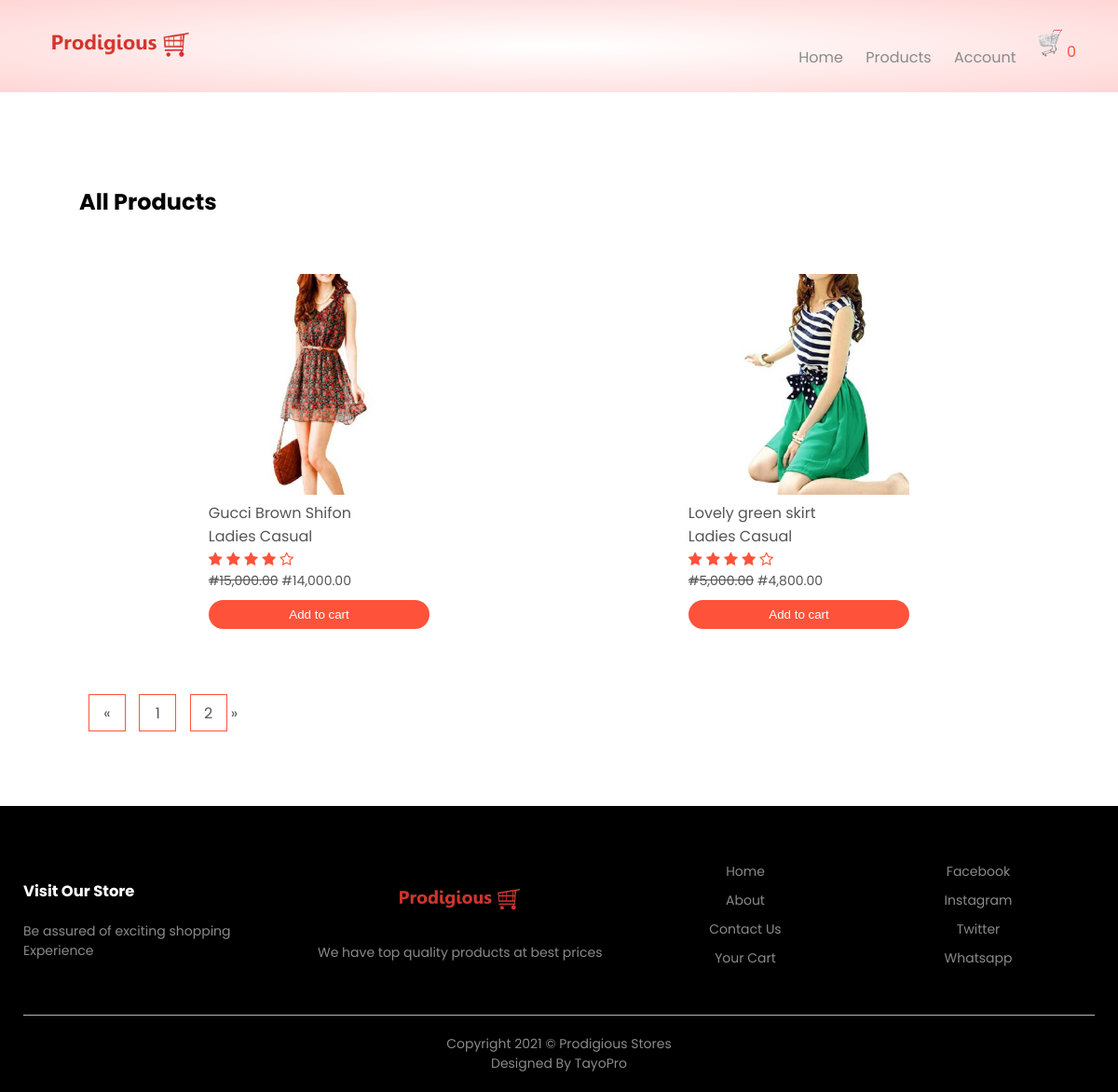
The page /product/1/ladies-casual on the database its author committed.
### home/models.py (models this page shows, shortened)
class Setting(models.Model):
    STATUS =(
        ('True', 'True'),
        ('False', 'False'),
    )
    title = models.CharField(max_length=100)
    keywords = models.CharField(max_length=255)
    description = models.CharField(max_length=255, null=True)
    company = models.CharField(max_length=50, null=True)
    address = models.CharField( max_length=100)
    phone = models.CharField( null=True, max_length=15)
    email = models.CharField(blank=True, max_length=50)
    icon = models.ImageField(blank=True,null=True,  upload_to='images/')
    logo = models.ImageField(blank=True,null=True, upload_to='images/')
    cart_icon = models.ImageField(blank=True,null=True, upload_to='images/')
    menu_icon = models.ImageField(blank=True,null=True, upload_to='images/')
    facebook = models.CharField(blank=True, max_length=50)
    instagram = models.CharField(blank=True, max_length=50)
    twitter = models.CharField(blank=True, max_length=50)
    created_at = models.DateTimeField(auto_now_add=True)
    updated_at = models.DateTimeField(auto_now=True)
    about =RichTextUploadingField(blank=True)
    about2 =RichTextUploadingField(blank=True)
    contact =RichTextUploadingField(blank=True)
    status = models.CharField(max_length=10, choices=STATUS)

### product/models.py (models this page shows, shortened)
class Product(models.Model):
    STATUS =(
        ('True', 'True'),
        ('False', 'False'),
    )
    AVAILABLE =(
        ('In Stock', 'In Stock'),
        ('Out Of Stock', 'Out Of Stock'),
        ('ReStocked', 'ReStocked'),
    )
    category = models.ForeignKey(Category, on_delete=models.DO_NOTHING)
    title = models.CharField(max_length=150, blank=True)
    keywords = models.CharField(max_length=255)
    description = models.CharField(max_length=255)
    image= models.ImageField(blank=True, upload_to='images/')
    price = models.FloatField(null=True, blank=True)
    sizes = models.CharField(max_length=30, null=True, default='Large')
    discount_price= models.FloatField(blank=True, null=True)
    available= models.CharField(choices=AVAILABLE, max_length=15, default='In Stock')
    quantity_instock = models.IntegerField(null=True, blank=True, default=1000)
    minquantity = models.IntegerField(blank=True)
    amount = models.IntegerField(null=True, blank=True)
    status = models.CharField(max_length=10, choices=STATUS)
    slug = models.SlugField(null=False, unique=True)
    created_at = models.DateTimeField(auto_now_add=True)
    updated_at = models.DateTimeField(auto_now=True)
    featured = models.BooleanField(blank=True)
    latest = models.BooleanField(blank=True)
    banner = models.BooleanField(blank=True)
    offer = models.BooleanField(blank=True)
    detail = RichTextUploadingField()
    def image_tag(self):
        return mark_safe('<img src="{}" height="50"/>'.format(self.image.url))
    image_tag.short_description = 'Image'

class Category(models.Model):
    STATUS =(
        ('True', 'True'),
        ('False', 'False'),
    )
    title = models.CharField(max_length=150)
    image = models.ImageField(blank=True, upload_to='images/')
    status = models.CharField(max_length=10, choices=STATUS)
    slug = models.SlugField(null=False, unique=True)
    created_at = models.DateTimeField(auto_now_add=True)
    def __str__(self):
        return self.title

### home/views.py (the view)
# urls.py: path('product/<str:id>/<slug:slug>', views.product_list, name='product_list'),
def product_list(request,id,slug):
    setting= Setting.objects.get(pk=1)
    category = Category.objects.all()
    catdata= Category.objects.get(pk=id)
    products = Product.objects.filter(category__id=id)
    paginator = Paginator(products,2)
    page= request.GET.get('page')
    paged_products = paginator.get_page(page)
    context= {
                'setting': setting,
                'category': category,
                'catdata': catdata,
                'products': paged_products,
    }
    return render(request, 'products.html', context)

### home/context_processor.py (called while the page is built)
def cartcount(request):
    cartcount = ShopCart.objects.filter(order_placed=False).filter(user__username=request.user.username)
    total_quantity = 0
    for item in cartcount:
        total_quantity += item.quantity
    context = {'itemcount':total_quantity}
    return context

### home/templates/products.html (shortened to what this page needs)
{% extends 'base.html' %}
{% load humanize %}
    {% block header %} {% include "prod-header.html" %} {% endblock header %}
    {% block content %}
    <div class="small-container">
        <div class="row row-2">
            <h2>All {{product.category}} Products</h2>
        </div>
        <div class="row">
            {% if products %}
                {% for item in products %}
                    <div class="col-4">
                        <a href="{% url 'prod_detail' item.id item.slug %}"><img src="{{ item.image.url}}"></a>
                        <a href="{% url 'prod_detail' item.id item.slug %}"><h4>{{item.title}}</h4></a>
                        <a href="{% url 'prod_detail' item.id item.slug %}" class="category">{{item.category}}</a>
                        <div class="rating">
                            <i class="fa fa-star"></i>
                            <i class="fa fa-star"></i>
                            <i class="fa fa-star"></i>
                            <i class="fa fa-star"></i>
                            <i class="fa fa-star-o"></i>
                        </div>
                        <p class="price">
                            {% if item.discount_price %}
                                <del>#{{item.price | floatformat:2 | intcomma}}</del>
                                <span>#{{ item.discount_price | floatformat:2 | intcomma }}</span>
                            {% else %}
                                <span>#{{ item.price | floatformat:2 | intcomma}}</span>
                            {% endif %}
                        </p>
                        <form action="{% url 'order:addtoshopcart' %}" method="POST">
                            <button class="buttons" type="submit">Add to cart</button>
                        </form>
                    </div>
                {% endfor %}
            {% endif %}
        </div>
        <div class="page-buttons">
            {% if products.has_other_pages %}
                {% if products.has_previous %}
                    <a href="?page={{products.previous_page_number}}">&laquo;</a>
                {% else %}
                    <span><a>&laquo;</a></span>
                {% endif %}
                {% for item in products.paginator.page_range %}
                    {% if products.number == item %}
                        <span><a>{{item}}</a></span>
                    {% else %}
                        <span><a href="?page={{item}}">{{item}}</a></span>
                    {% endif %}
                {% endfor %}
                {% if products.has_next %}
                    <a href="?page={{products.next_page_number}}">&raquo;</a>
                {% else %}
                    <span><a>&raquo;</a></span>
                {% endif %}
            {% endif %}
        </div>
    </div>
    {% endblock content %}
    {% block footer %}  {% include "footer.html" %} {% endblock footer %}

### home/templates/prod-header.html (shortened to what this page needs)
<div class="headermain">
    <div class="container">
        <div class="header">
            <div class="logo">
                <a href="{% url 'index' %}"><img src="{{setting.logo.url}}" alt="company logo here"></a>
            </div>
            <div class="navbar">
                <ul id="MenuItems">
                        <li><a href="{% url 'index' %}">Home</a></li>
                        <li><a href="{% url 'category' %}">Products</a></li>
                    {% if user.id is not None %}
                        <li style="color: #fff">
                            <a href="{% url 'user' %}">Welcome!
                                {% if request.user.first_name %}
                                    {{request.user.first_name}}
                                {% else %}
                                    {{request.user.username}}
                                {% endif %}
                        </a>
                        </li>
                        <li><a href="{% url 'logoutfunc' %}">Logout</a></li>
                        <li><a href="{% url 'userpassword' %}">Change Password</a></li>
                    {% else %}
                        <li><a href="{% url 'accountform' %}">Account</a></li>
                    {% endif %}
                </ul>
            </div>
            <a href="{% url 'order:shopcart' %}"><img src="{{setting.cart_icon.url}}" alt="shop cart" width="30px" height="30px">
                {% if itemcount > 0 %}
                    <span style="color: #ff523b" class="badge red z-depth-1 mr-1">{{ itemcount }}</span>
                {% else %}
                    <span style="color: #ff523b" class="badge red z-depth-1 mr-1">0</span>
                {% endif %}
            </a>
        </div>
    </div>
</div>

### home/templates/footer.html
 <div class="footer">
    <div class="container">
        <div class="row">
            <div class="footer-col-1">
                <h3>Visit Our Store</h3>
                <p>Be assured of exciting shopping Experience </p>
            </div>
            <div class="footer-col-2">
                <a href="{% url 'index' %}"><img src="{{setting.logo.url}}"></a>
                <p>We have top quality products at best prices</p>
            </div>
            <div class="footer-col-3">
                <ul>
                    <li><a href="{% url 'index' %}">Home</a></li>
                    <li><a href="{% url 'about' %}">About</a></li>
                    <li><a href="{% url 'contact' %}">Contact Us</a></li>
                    <li><a href="{% url 'order:shopcart' %}">Your Cart</a></li>
                </ul>
            </div>
            <div class="footer-col-4">
                <ul>
                    <li><a href="">Facebook</a></li>
                    <li><a href="">Instagram</a></li>
                    <li><a href="">Twitter</a></li>
                    <li><a href="">Whatsapp</a></li>
                </ul>
            </div>
        </div>
        <hr>
        <p class="copyright">Copyright 2021 &copy; Prodigious Stores</p>
        <p class="copyright">Designed By TayoPro</p>
    </div>
</div>

### home/static/css/main.css (style rules this page uses)
* { padding: 0; margin: 0; box-sizing: border-box; }
body { font-family: 'Poppins', sans-serif; }
.headermain { background: radial-gradient(#fff, #ffd6d6); }
.container { max-width: 1300px; margin: auto; padding: 0 25px; }
.header { display: flex; align-items: center; padding: 20px; }
.logo { width: 100px; }
.logo img { width: 170px; }
.navbar { flex: 1; text-align: right; }
.navbar li { display: inline-block; margin-right: 20px; }
a { text-decoration: none; color: #555; }
p { color: #555; }
.row { display: flex; align-items: center; flex-wrap: wrap; justify-content: space-around; }
.buttons { display: inline-block; background: #ff523b; color: white; text-decoration: none; padding: 8px 30px; margin: 30px 0; border-radius: 30px; }
.small-container { max-width: 1080px; margin: auto; padding: 0 25px; }
.col-4 { flex-basis: 25%; padding: 10px; min-width: 200px; margin-bottom: 50px; transition: transform 0.5s; }
.col-4 img { width: 100%; }
h4 { color: #555; font-weight: normal; }
.col-4 p { font-size: 14px; }
.rating .fa { color: #ff523b; }
.footer { background: black; color: #8a8a8a; font-size: 14px; padding: 60px 0 20px; }
.footer p { color: #8a8a8a; }
.footer h3 { color: white; margin-bottom: 20px; }
.footer-col-1, .footer-col-2, .footer-col-3, .footer-col-4 { min-width: 250px; margin-bottom: 20px; }
.footer-col-1 { flex-basis: 25%; }
.footer-col-2 { flex: 1; text-align: center; }
.footer-col-2 img { width: 150px; margin-bottom: 20px; }
.footer-col-3, .footer-col-4 { flex-basis: 20%; text-align: center; }
ul { list-style-type: none; }
ul li { margin-bottom: 10px; }
ul a { text-decoration: none; color: #8a8a8a; }
.footer hr { border: none; background: #b5b5b5; height: 1px; margin: 20px 0; }
.copyright { text-align: center; }
.row-2 { justify-content: space-between; margin: 100px auto 50px; }
.page-buttons { margin: 0 auto 80px; }
.page-buttons span { display: inline-block; border: 1px solid #ff523b; margin-left: 10px; width: 40px; height: 40px; text-align: center; line-height: 40px; cursor: pointer; }
form .buttons { width: 100%; border: none; cursor: pointer; margin: 10px 0; }

### rows shown on the page
Setting: logo (picture), cart_icon (picture)
Product: image (picture), title "Gucci Brown Shifon", category "Ladies Casual", price "15,000.00", discount_price "14,000.00"
Product: image (picture), title "Lovely green skirt", category "Ladies Casual", price "5,000.00", discount_price "4,800.00"

### other values the page prints
{{ item }} "1"
{{ item }} "2"
